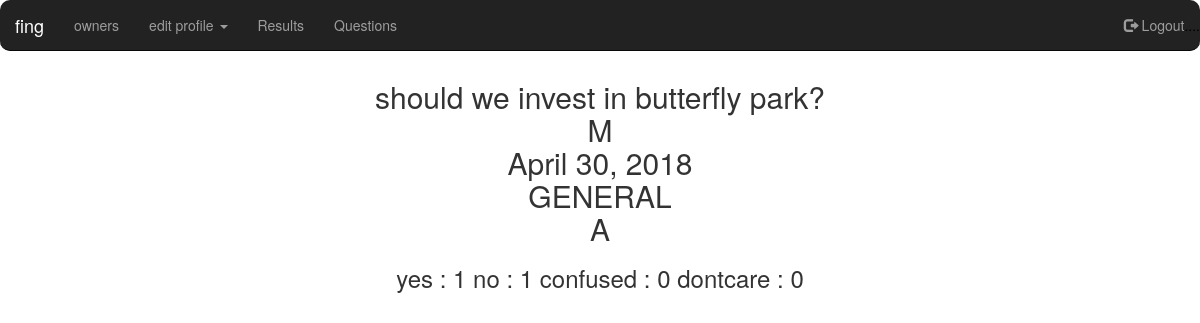
Page /results/5/ (signed in) on the committed database.
### mysite/models.py (models this page shows, shortened)
class QuestionTable(models.Model):
    question_text = models.CharField(max_length=100, blank=False)
    question_text_undrscr= models.CharField(max_length=100, blank=False)
    gender = models.CharField(max_length=1, choices=(('M','Male'),('F','Female'),('A','All')), blank=False, default='A')
    category = models.CharField(max_length=20, choices=(('ACADEMICS', 'ACADEMICS'), ('HOSTEL', 'HOSTEL'),('SPORTS','SPORTS'),('TIMETABLE','TIMETABLE'),('EVENTS','EVENTS'),('FESTIVAL','FESTIVAL'),('TRIP','TRIP'),('GENERAL','GENERAL')), default='GENERAL')
    yes_vote = models.PositiveIntegerField(default=0)
    no_vote =  models.PositiveIntegerField(default=0)
    dontcare_vote = models.PositiveIntegerField(default=0)
    confused_vote = models.PositiveIntegerField(default=0)
    dead_line = models.DateField()

### mysite/views.py (the view)
# urls.py: url(r'^results/(?P<q_id>[0-9]+)/$', result_detail, name='result-detail',),
def result_detail(request, q_id):
    if not request.user.is_authenticated():
        return redirect('/')
    q = QuestionTable.objects.filter(id = q_id, dead_line__lt=timezone.now())
    if q.count() == 0:
        return redirect('/questions/'+q_id+'/')
    question = get_object_or_404(QuestionTable, pk=q_id)
    user_gender = UserProfileModel.objects.get(user=request.user).gender
    return render(request, 'mysite/question/detail2.html',{'question':question, 'user_gender':user_gender })

### mysite/templates/mysite/question/detail2.html (shortened to what this page needs)
<!DOCTYPE html>
<html lang="en">
<head>
    {% load staticfiles %}
    <link rel="stylesheet" href="https://maxcdn.bootstrapcdn.com/bootstrap/3.3.7/css/bootstrap.min.css">
    <link rel="stylesheet" type="text/css" href="{% static 'mysite' %}">
</head>
<body>
<nav class="navbar navbar-inverse navbar-fixed-top">
    <div class="contaner-fluid">
        <div class="navbar-header">
            <a class="navbar-brand active" href="{% url 'home' %}">fing</a>
        </div>
        <div class="collapse navbar-collapse" id="topNavBar">
            <ul class="nav navbar-nav">
                <li><a href="{% url 'owners' %}">owners</a></li>
                <li class="dropdown">
                  <a class="dropdown-toggle" data-toggle="dropdown" href="#">edit profile <span class="caret"></span></a>
                </li>
                <li><a href="{% url 'results' %}">Results</a></li>
                <li><a href="{% url 'questions' %}">Questions</a></li>
            </ul>
            <ul class="nav navbar-nav navbar-right">
                <li><a href="{% url 'logout' %}"><span class="glyphicon glyphicon-log-out"></span> Logout<span style="color:black">....</span></a></li>
            </ul>
        </div>
    </div>
</nav>
<br><br><br>
<center>
<div style="width:90%">
    {% if queston.gender == user_gender or question.gender == "A" %}
    <h2>{{ question.question_text }}  <br>{{ user_gender }}<br>{{ question.dead_line }}<br>{{ question.category }}<br>
        {{ question.gender }}</h2>
    <h3>yes : {{ question.yes_vote }}
    no : {{ question.no_vote }}
    confused : {{ question.confused_vote }}
    dontcare : {{ question.dontcare_vote }}
    </h3>
    <div id="piechart_3d" style="width:500px; height:500px;"></div>
    {% else %}
    <h2>this question wasnt meant to be viewed by you, you cant view/vote/see result of this question</h2>
    {% endif %}
</div>
</center>
</body>
</html>

### mysite/templates/mysite/question/detail2.html (style rules this page uses)
.navbar { border-radius:10px; }

### rows in the picture
QuestionTable: question_text "should we invest in butterfly park?", dead_line "April 30, 2018", category "GENERAL", gender "A", yes_vote "1", no_vote "1", confused_vote "0", dontcare_vote "0"

### other values in the picture
{{ user_gender }} "M"
